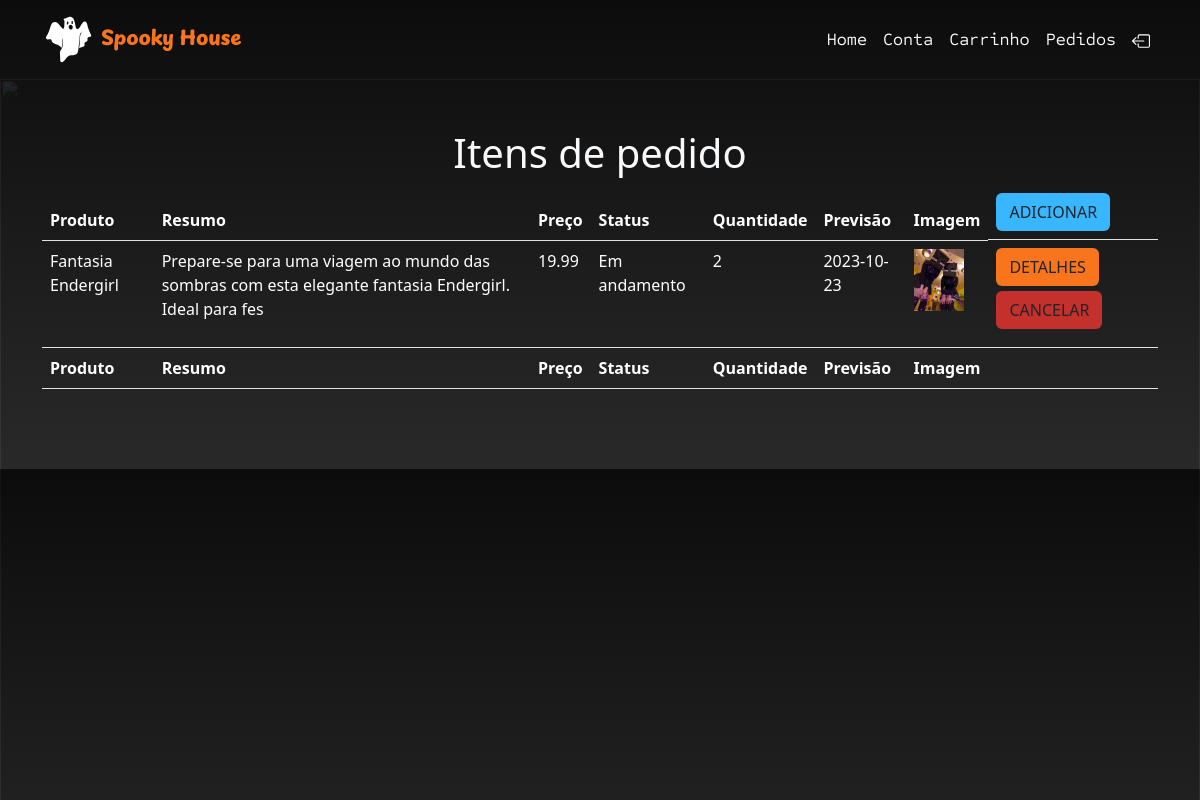
Before: /client/pedidos.php (signed in) with the older database file.
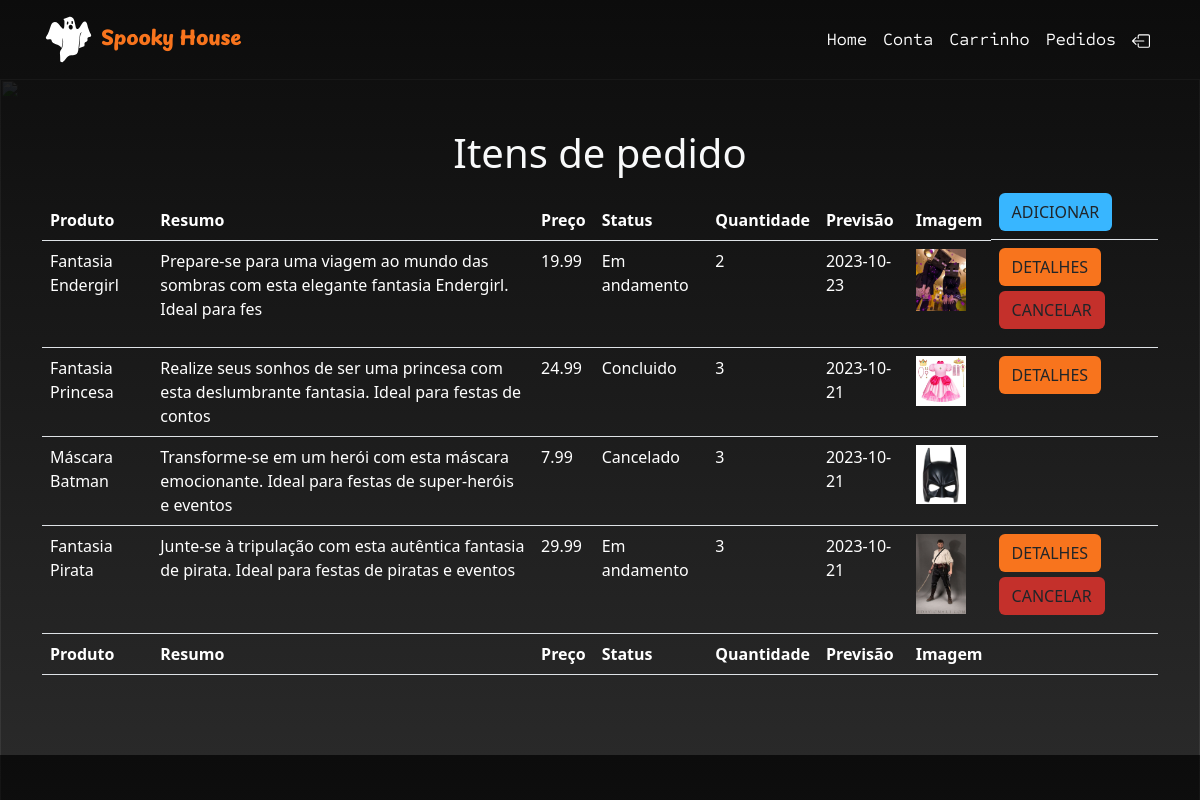
After: the same page with the newer database file.
### tables this page shows
CREATE TABLE Item_pedido(
    id int not null auto_increment,
    id_pedido int not null,
    id_produto int not null,
    quantidade int not null,
    primary key(id),
    foreign key(id_pedido) references Pedidos(id),
    foreign key(id_produto) references Produtos(id)
);

CREATE TABLE Produtos(
    id int not null auto_increment,
    nome varchar(50) not null,
    descricao text not null,
    resumo varchar(100) not null,
    preco decimal(9,2) not null,
    quantidade int not null,
    imagem varchar(50) not null,
    destaque enum('Sim','Não') not null,
    primary key(id)
);

CREATE TABLE Pedidos(
    id int not null auto_increment,
    id_cliente int not null,
    status varchar(20) not null,
    data date not null,
    primary key(id),
    foreign key(id_cliente) references Clientes(id)
);

### client/pedidos.php (the view, shortened to what this page needs)
<?php
    include '../connection/connect.php';
    $ID = $_SESSION['Id'];
    $select = $conn->query("SELECT *, P.id as id_produto, P.nome as nome_produto, P.imagem as img_produto FROM Produtos P JOIN Item_pedido IP ON P.id = IP.id_produto JOIN Pedidos PD ON IP.id_pedido = PD.id WHERE PD.id_cliente = '$ID';");
    $row = $select->fetch_assoc();
?>
<!DOCTYPE html>
<html lang="pt-BR">
<head>
    <link href="https://cdn.jsdelivr.net/npm/bootstrap@5.3.2/dist/css/bootstrap.min.css" rel="stylesheet">
    <link rel="stylesheet" href="../CSS/style.css">
    <link rel="stylesheet" href="https://cdnjs.cloudflare.com/ajax/libs/twitter-bootstrap/5.2.0/css/bootstrap.min.css">
    <link rel="stylesheet" href="https://cdn.datatables.net/1.13.4/css/dataTables.bootstrap5.min.css">
</head>
<body id="fundo_index">
    <?php include 'header.php';?>
    <img src="../images/elementos/shape-bg.png" class="shape_bg">
    <main>
        <div class="container" style="margin-top: 50px; margin-bottom: 80px;">
            <h1 class="text-light text-center">Itens de pedido</h1>
            <table class="table table-hover table-condensed" id="tabela_carrinho">
                <thead>
                    <tr>
                        <th style="color: white;">Produto</th>
                        <th style="color: white;">Resumo</th>
                        <th style="color: white;">Preço</th>
                        <th style="color: white;">Status</th>
                        <th style="color: white;">Quantidade</th>
                        <th style="color: white;">Previsão</th>
                        <th style="color: white;">Imagem</th>
                        <th class="d-flex">
                            <a href="adicionar_carrinho.php" target="_self" class="btn btn-block btn-xs" style="background-color: #38B6FF;" role="button">
                                <span class="hidden-xs">ADICIONAR</span>
                            </a>
                        </th>
                    </tr>
                </thead>
                <tbody>
                    <?php do {?>
                        <tr>
                            <td style="color: white;"><?php echo $row['nome_produto'];?></td>
                            <td style="color: white;"><?php echo $row['resumo'];?></td>
                            <td style="color: white;"><?php echo $row['preco'];?></td>
                            <td style="color: white;"><?php echo $row['status'];?></td>
                            <td style="color: white;"><?php echo $row['quantidade'];?></td>
                            <td style="color: white;"><?php echo $row['data'];?></td>
                            <td style="color: white;"><img src="../images/Fantasias/<?php echo $row['img_produto'];?>" style="max-width: 50px;" alt=""></td>
                            <td>
                                <?php if ($row['status'] == 'Em andamento'){?>
                                    <a href="../detalhes.php" role="button" class="btn btn-block btn-xs" style="background-color: #f8741d; margin-bottom: 5px">
                                        <span class="hidden-xs">DETALHES</span>
                                    </a>
                                    <a data-toggle="modal" data-target="#modal_remover_item" role="button" class="btn btn-block btn-xs" style="background-color: #c4302b; margin-bottom: 10px;">
                                        <span class="hidden-xs">CANCELAR</span>
                                    </a>
                                <?php }elseif ($row['status'] == 'Concluido'){?>
                                    <a href="../detalhes.php" role="button" class="btn btn-block btn-xs" style="background-color: #f8741d;">
                                        <span class="hidden-xs">DETALHES</span>
                                    </a>
                                <?php }elseif ($row['status'] == 'Cancelado'){?>
                                    <a href="#">
                                    </a>
                                <?php }?>
                            </td>
                        </tr>
                    <?php }while($row = $select->fetch_assoc())?>
                </tbody>
                <tfoot>
                    <tr>
                        <th style="color: white;">Produto</th>
                        <th style="color: white;">Resumo</th>
                        <th style="color: white;">Preço</th>
                        <th style="color: white;">Status</th>
                        <th style="color: white;">Quantidade</th>
                        <th style="color: white;">Previsão</th>
                        <th style="color: white;">Imagem</th>
                        <th></th>
                    </tr>
                </tfoot>
            </table>
        </div>
    </main>
</body>
</head>
</html>

### client/header.php (shortened to what this page needs)
<header id="header">
    <nav class="navbar navbar-expand-lg" id="bg_nav">
        <div class="container">
            <a class="navbar-brand" id="logo_header" href="../index.php">
                <img src="../images/halloween.svg" width="7%" alt="Logo Spooky House">
                Spooky House
            </a>
            <div class="collapse navbar-collapse" id="navbarSupportedContent">
                <ul class="navbar-nav me-auto mb-2 mb-lg-0">
                    <li class="nav-item">
                        <a class="nav-link" id="Sometype" href="index.php">Home</a>
                    </li>
                    <li class="nav-item">
                        <a class="nav-link active" id="Sometype" aria-current="page" href="conta.php">Conta</a>
                    </li>
                    <li class="nav-item">
                        <a class="nav-link" id="Sometype" href="carrinho.php">Carrinho</a>
                    </li>
                    <li class="nav-item">
                        <a class="nav-link" id="Sometype" href="pedidos.php">Pedidos</a>
                    </li>
                    <li class="nav-item">
                        <form method="post">
                            <button type="submit" class="nav-link" id="Sometype" name="logout">
                            </button>
                        </form>
                    </li>
                </ul>
            </div>
        </div>
    </nav>
</header>

### CSS/style.css (style rules this page uses)
#fundo_index { background: linear-gradient(to bottom, rgb(12, 12, 12), #292929); }
a { text-decoration: none; }
.shape_bg { position: fixed; width: 100%; height: 100vh; object-fit: cover; mix-blend-mode: soft-light; opacity: .5; z-index: -1; }
#logo_header { font-family: 'Playpen_Sans_Extra_bold'; color: #f8741d; }
#Sometype { font-family: "Sometype_Mono"; color: white; font-size: 13pt; }
#bg_nav { background-color: transparent; transition: background-color 0.3s ease; z-index: 9999999; }

Changed rows visible on the page:
added item_pedido: id_produto.nome "Fantasia Princesa", id_produto.resumo "Realize seus sonhos de ser uma princesa com esta deslumbrante fantasia. Ideal para festas de contos", id_produto.preco "24.99", id_pedido.status "Concluido", quantidade "3", id_pedido.data "2023-10-21", id_produto.imagem (picture), shows "DETALHES"
added item_pedido: id_produto.nome "Máscara Batman", id_produto.resumo "Transforme-se em um herói com esta máscara emocionante. Ideal para festas de super-heróis e eventos", id_produto.preco "7.99", id_pedido.status "Cancelado", quantidade "3", id_pedido.data "2023-10-21", id_produto.imagem (picture)
added item_pedido: id_produto.nome "Fantasia Pirata", id_produto.resumo "Junte-se à tripulação com esta autêntica fantasia de pirata. Ideal para festas de piratas e eventos", id_produto.preco "29.99", id_pedido.status "Em andamento", quantidade "3", id_pedido.data "2023-10-21", id_produto.imagem (picture), shows "DETALHES"
